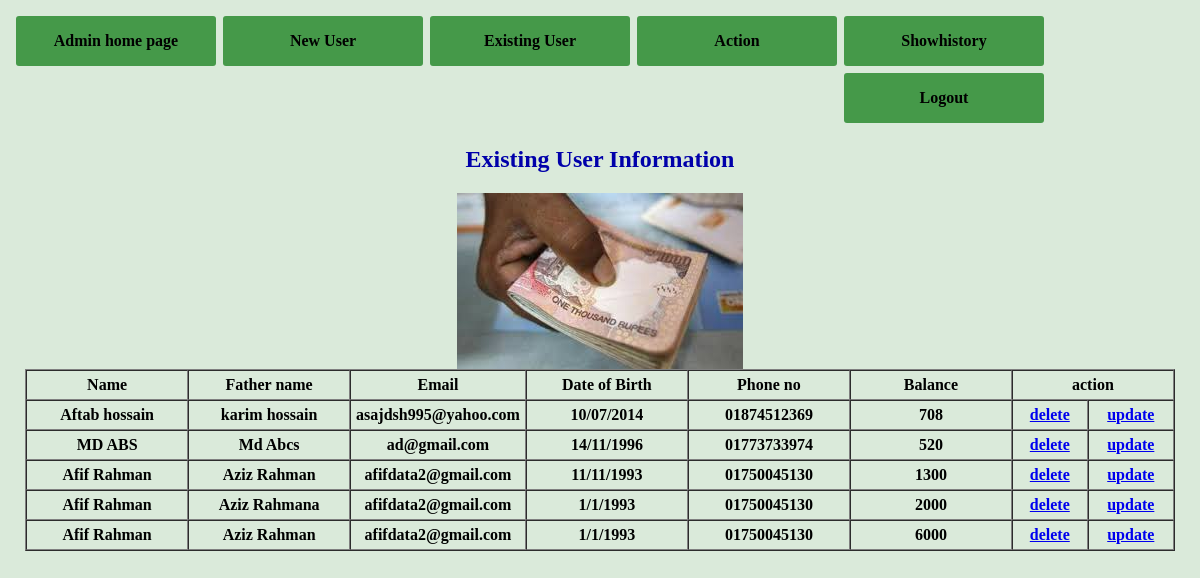
Screenshot of /Existing_User.php with the database file from the repository.
### tables this page shows
CREATE TABLE `information` (
  `Name` varchar(20) NOT NULL,
  `FatherName` varchar(20) NOT NULL,
  `Email` varchar(70) NOT NULL,
  `DOB` varchar(10) NOT NULL,
  `Phone` varchar(11) NOT NULL,
  `Balance` int(100) NOT NULL,
  `ID` int(10) NOT NULL,
  `password` varchar(20) NOT NULL,
  `status` int(5) NOT NULL DEFAULT '0'
);

### Existing_User.php (the view, shortened to what this page needs)
<html>
	<head>
	</head>
	<body>
	<table>
				<tr class=tr1 >
		         <th colspan="2" width="200"  ><a href="Admin_Homepage.html">Admin home page</a></th>
				 <th colspan="2" width="200" ><a href="New_User.php">New User</a></th>
				 <th colspan="2" width="200" ><a href="Existing_User.php">Existing User</a></th>
				 <th colspan="2" width="200">
					<div class=div1 >
						<a>Action</a>
					</div>
				</th>
				 <th width="200" colspan="2"><a href="Showhistory.php">Showhistory</a></th>
				 <th width="200"><a href="Logout.php">Logout</a></th>
				</tr>
		</table>
	   <center>
			<p><h2><font color="#0000AA">Existing User Information</font></h2></p>
			<img src="money.jpg" alt="a image of money transition"><br/>
		<table border="1" cellpadding="5" cellspacing="0">
				<tr>
		         <th colspan="2" width="150"  >Name</th>
				 <th colspan="2" width="150" >Father name</th>
				 <th colspan="2" width="150">Email</th>
				 <th colspan="2" width="150">Date of Birth</th>
				 <th colspan="2" width="150">Phone no</th>
				<th colspan="2" width="150">Balance</th>
				 <th colspan="2" width="150">action</th>
				</tr>
		<?php
			$query="SELECT * FROM information where status='1'";
			$con=mysqli_connect("localhost","root","","bank_project") or die("cannot connect");
			$result=mysqli_query($con,$query);
			while($row=mysqli_fetch_assoc($result))
			{
				echo "<tr>
		         <th colspan='2' width='150'  >$row[Name]</th>
				 <th colspan='2' width='150' >$row[FatherName]</th>
				 <th colspan='2' width='150'>$row[Email]</th>
				 <th colspan='2' width='150'>$row[DOB]</th>
				 <th colspan='2' width='150'>$row[Phone]</th>
				<th colspan='2' width='150'>$row[Balance]</th>
				 <th ><a href='delete_existing_user.php ? id=$row[ID]'>delete</a></th><th ><a href='update_existing_user.php ? id=$row[ID]'>update</a></th>
				</tr>";
			}
	?>
		</table>
				</body>
		</html>

### Existing_User.php (style rules this page uses)
body { background-color: #daeada; }
.tr1 th { display:block; float:left; margin-left:5px; line-height:50px; border-radius:3px; }
.tr1 th a { display:block; background-color:#459949; width:100%; border-radius:3px; margin-top:5px; color:black; text-decoration:none; }
.div1 { height:58px; overflow:hidden; }

### rows the page displays
information: Name "Aftab hossain", FatherName "karim hossain", Email "asajdsh995@yahoo.com", DOB "10/07/2014", Phone "01874512369", Balance "708"
information: Name "MD ABS", FatherName "Md Abcs", Email "ad@gmail.com", DOB "14/11/1996", Phone "01773733974", Balance "520"
information: Name "Afif Rahman", FatherName "Aziz Rahman", Email "afifdata2@gmail.com", DOB "11/11/1993", Phone "01750045130", Balance "1300"
information: Name "Afif Rahman", FatherName "Aziz Rahmana", Email "afifdata2@gmail.com", DOB "1/1/1993", Phone "01750045130", Balance "2000"
information: Name "Afif Rahman", FatherName "Aziz Rahman", Email "afifdata2@gmail.com", DOB "1/1/1993", Phone "01750045130", Balance "6000"
